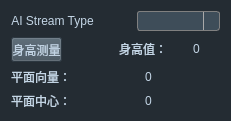
<?xml version="1.0" encoding="UTF-8"?>
<ui version="4.0">
 <class>AIStreamControl</class>
 <widget class="QWidget" name="AIStreamControl">
  <property name="geometry">
   <rect>
    <x>0</x>
    <y>0</y>
    <width>231</width>
    <height>115</height>
   </rect>
  </property>
  <property name="windowTitle">
   <string>Form</string>
  </property>
  <property name="styleSheet">
   <string notr="true">background-color: rgb(36, 44, 51);</string>
  </property>
  <layout class="QVBoxLayout" name="verticalLayout_2">
   <item>
    <layout class="QHBoxLayout" name="horizontalLayout">
     <item>
      <widget class="QLabel" name="label_6">
       <property name="sizePolicy">
        <sizepolicy hsizetype="Preferred" vsizetype="Fixed">
         <horstretch>0</horstretch>
         <verstretch>0</verstretch>
        </sizepolicy>
       </property>
       <property name="styleSheet">
        <string notr="true">color: rgb(195, 213, 229);
background-color: rgb(255, 255, 255，255);</string>
       </property>
       <property name="text">
        <string>AI Stream Type</string>
       </property>
       <property name="alignment">
        <set>Qt::AlignCenter</set>
       </property>
      </widget>
     </item>
     <item>
      <spacer name="horizontalSpacer">
       <property name="orientation">
        <enum>Qt::Horizontal</enum>
       </property>
       <property name="sizeHint" stdset="0">
        <size>
         <width>40</width>
         <height>20</height>
        </size>
       </property>
      </spacer>
     </item>
     <item>
      <widget class="QComboBox" name="cb_skeleton_type">
       <property name="styleSheet">
        <string notr="true">QComboBox {
	color: rgb(255, 255, 255);
    border: 1px solid gray;
    border-radius: 3px;
    padding: 1px 18px 1px 3px;
    min-width: 6em;
}
 
 
QComboBox:!editable, QComboBox::drop-down:editable {
       background-color: rgba(62,77,89);
       color: rgb(255, 255, 255);
}
 
/* QComboBox gets the &quot;on&quot; state when the popup is open */
QComboBox:!editable:on, QComboBox::drop-down:editable:on {
       background-color: rgba(62,77,89);
       color: rgb(255, 255, 255);
}
 
QComboBox:on { /* shift the text when the popup opens */
    padding-top: 3px;
    padding-left: 4px;
}
 
QComboBox::drop-down {
    subcontrol-origin: padding;
    subcontrol-position: top right;
    width: 15px;
 
    border-left-width: 1px;
    border-left-color: darkgray;
    border-left-style: solid; /* just a single line */
    border-top-right-radius: 3px; /* same radius as the QComboBox */
    border-bottom-right-radius: 3px;
}
 
QComboBox::down-arrow {
    image: url(:/res/image/combobox_ico.png);
}
 
QComboBox::down-arrow:on { /* shift the arrow when popup is open */
    top: 1px;
    left: 1px;
}
QComboBox QAbstractItemView
{
     background-color: rgba(62,77,89);
}
 
QComboBox QAbstractItemView::item
{
    color: rgb(255, 255, 255);
    height: 24px;
}
 
QComboBox QAbstractItemView::item:selected
{	
    background-color: rgba(9,11,13);
}</string>
       </property>
      </widget>
     </item>
    </layout>
   </item>
   <item>
    <layout class="QHBoxLayout" name="horizontalLayout_6" stretch="1,1,2">
     <item>
      <widget class="QToolButton" name="tb_body_height_test">
       <property name="sizePolicy">
        <sizepolicy hsizetype="Fixed" vsizetype="Fixed">
         <horstretch>0</horstretch>
         <verstretch>0</verstretch>
        </sizepolicy>
       </property>
       <property name="minimumSize">
        <size>
         <width>41</width>
         <height>25</height>
        </size>
       </property>
       <property name="maximumSize">
        <size>
         <width>16777215</width>
         <height>16777215</height>
        </size>
       </property>
       <property name="styleSheet">
        <string notr="true">color: rgb(193, 211, 227);
background-color: rgb(62, 77, 89);</string>
       </property>
       <property name="text">
        <string>身高测量</string>
       </property>
      </widget>
     </item>
     <item>
      <spacer name="horizontalSpacer_2">
       <property name="orientation">
        <enum>Qt::Horizontal</enum>
       </property>
       <property name="sizeHint" stdset="0">
        <size>
         <width>40</width>
         <height>20</height>
        </size>
       </property>
      </spacer>
     </item>
     <item>
      <layout class="QHBoxLayout" name="horizontalLayout_2">
       <item>
        <widget class="QLabel" name="label_7">
         <property name="sizePolicy">
          <sizepolicy hsizetype="Preferred" vsizetype="Fixed">
           <horstretch>0</horstretch>
           <verstretch>0</verstretch>
          </sizepolicy>
         </property>
         <property name="styleSheet">
          <string notr="true">color: rgb(195, 213, 229);
background-color: rgb(255, 255, 255，255);</string>
         </property>
         <property name="text">
          <string>身高值：</string>
         </property>
         <property name="alignment">
          <set>Qt::AlignCenter</set>
         </property>
        </widget>
       </item>
       <item>
        <widget class="QLabel" name="label_height_value">
         <property name="sizePolicy">
          <sizepolicy hsizetype="Preferred" vsizetype="Fixed">
           <horstretch>0</horstretch>
           <verstretch>0</verstretch>
          </sizepolicy>
         </property>
         <property name="styleSheet">
          <string notr="true">color: rgb(195, 213, 229);
background-color: rgb(255, 255, 255，255);</string>
         </property>
         <property name="text">
          <string>0</string>
         </property>
         <property name="alignment">
          <set>Qt::AlignCenter</set>
         </property>
        </widget>
       </item>
      </layout>
     </item>
    </layout>
   </item>
   <item>
    <layout class="QVBoxLayout" name="verticalLayout" stretch="0,0">
     <item>
      <layout class="QHBoxLayout" name="horizontalLayout_4" stretch="0,1">
       <item>
        <widget class="QLabel" name="label_11">
         <property name="sizePolicy">
          <sizepolicy hsizetype="Preferred" vsizetype="Fixed">
           <horstretch>0</horstretch>
           <verstretch>0</verstretch>
          </sizepolicy>
         </property>
         <property name="styleSheet">
          <string notr="true">color: rgb(195, 213, 229);
background-color: rgb(255, 255, 255，255);</string>
         </property>
         <property name="text">
          <string>平面向量：</string>
         </property>
         <property name="alignment">
          <set>Qt::AlignCenter</set>
         </property>
        </widget>
       </item>
       <item>
        <widget class="QLabel" name="label_vector_value">
         <property name="sizePolicy">
          <sizepolicy hsizetype="Preferred" vsizetype="Fixed">
           <horstretch>0</horstretch>
           <verstretch>0</verstretch>
          </sizepolicy>
         </property>
         <property name="styleSheet">
          <string notr="true">color: rgb(195, 213, 229);
background-color: rgb(255, 255, 255，255);</string>
         </property>
         <property name="text">
          <string>0</string>
         </property>
         <property name="alignment">
          <set>Qt::AlignCenter</set>
         </property>
        </widget>
       </item>
      </layout>
     </item>
     <item>
      <layout class="QHBoxLayout" name="horizontalLayout_3" stretch="0,1">
       <item>
        <widget class="QLabel" name="label_9">
         <property name="sizePolicy">
          <sizepolicy hsizetype="Preferred" vsizetype="Fixed">
           <horstretch>0</horstretch>
           <verstretch>0</verstretch>
          </sizepolicy>
         </property>
         <property name="styleSheet">
          <string notr="true">color: rgb(195, 213, 229);
background-color: rgb(255, 255, 255，255);</string>
         </property>
         <property name="text">
          <string>平面中心：</string>
         </property>
         <property name="alignment">
          <set>Qt::AlignCenter</set>
         </property>
        </widget>
       </item>
       <item>
        <widget class="QLabel" name="label_center_value">
         <property name="sizePolicy">
          <sizepolicy hsizetype="Preferred" vsizetype="Fixed">
           <horstretch>0</horstretch>
           <verstretch>0</verstretch>
          </sizepolicy>
         </property>
         <property name="styleSheet">
          <string notr="true">color: rgb(195, 213, 229);
background-color: rgb(255, 255, 255，255);</string>
         </property>
         <property name="text">
          <string>0</string>
         </property>
         <property name="alignment">
          <set>Qt::AlignCenter</set>
         </property>
        </widget>
       </item>
      </layout>
     </item>
    </layout>
   </item>
  </layout>
 </widget>
 <resources/>
 <connections/>
</ui>
